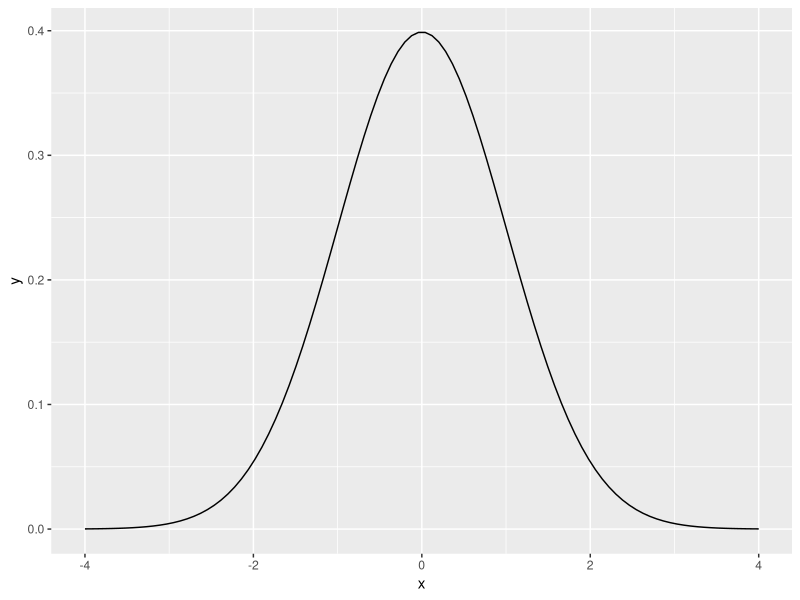
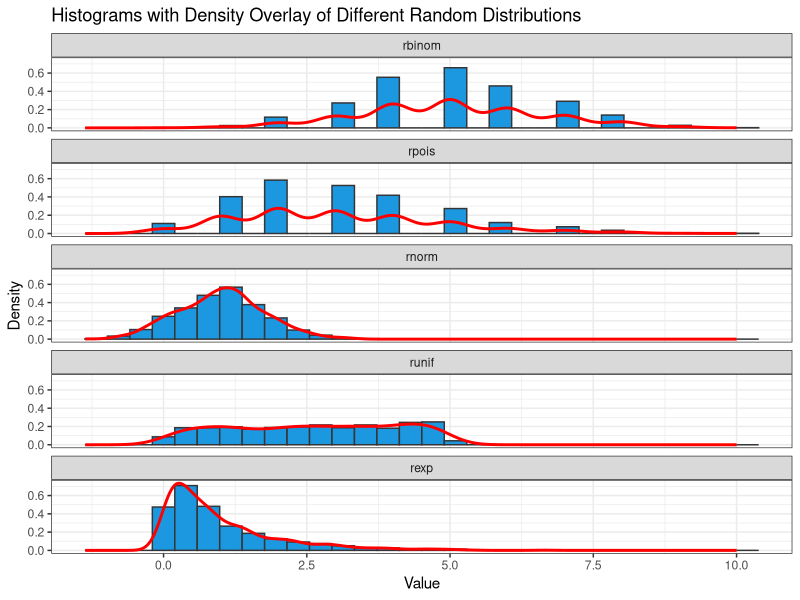

Write R code to recreate these figures, in order.
dbinom(x = 5, size = 10, prob = 0.5) # Probability of 5 successes in 10 trials
pbinom(q = 5, size = 10, prob = 0.5) # Cumulative probability of 5 successes
qbinom(p = 0.7, size = 10, prob = 0.5) # Smallest number of successes with 70%
rbinom(n = 5, size = 10, prob = 0.5) # 5 random success counts from 10 trials

set.seed(342845) # Set random seed
rbinom(n = 10, size = 1, prob = 0.5) # Create dummy variable


rpois(n = 10, lambda = 3) # Random values from poisson distribution

rnorm(n = 15) # Random values from normal distribution

pnorm(q = 1.96, mean = 0, sd = 1) # Cumulative probability up to 1.96

library(tidyverse)

x <- seq(-4, 4, length = 100) # Generate points from normal distribution
y <- dnorm(x, mean = 0, sd = 1)
my_dnorm <- tibble(x, y)

ggplot(my_dnorm, aes(x = x, y = y)) + # Draw normal distribution
  geom_line()


my_rdata <- tibble(
  x = c(
    rbinom(n = 1000, size = 10, prob = 0.5), # Random data
    rpois(n = 1000, lambda = 3),
    rnorm(n = 1000, mean = 1, sd = 0.75),
    runif(n = 1000, min = 0, max = 5),
    rexp(n = 1000)
  ),
  dist = c(
    rep("rbinom", 1000),
    rep("rpois", 1000),
    rep("rnorm", 1000),
    rep("runif", 1000),
    rep("rexp", 1000)
  )
)
my_rdata <- my_rdata |>
  mutate(
    dist = factor(dist, levels = c("rbinom", "rpois", "rnorm", "runif", "rexp"))
  )


ggplot(my_rdata, aes(x = x)) + # Draw grid of distributions
  geom_histogram(
    aes(y = after_stat(density)),
    bins = 30,
    fill = "#1b98e0",
    col = "#353436"
  ) +
  geom_density(color = "red", linewidth = 1) +
  facet_wrap(~dist, ncol = 1) +
  labs(
    title = "Histograms with Density Overlay of Different Random Distributions",
    x = "Value",
    y = "Density"
  ) +
  theme_bw()

## shapiro test provides test for normality. H0- data is normal distribution. H1- it is otherwise
## p-value <= 0.05 , data is not normal distributed
##
##

shapiro.test(my_rdata$x[my_rdata$dist == "rnorm"]) |> broom::tidy() # Shapiro-Wilk normality test

# # A tibble: 1 × 3
# statistic p.value method
# <dbl>   <dbl> <chr>
#     1     0.998   0.232 Shapiro-Wilk normality test

my_rdata |>
  group_by(dist) |>
  nest() |>
  mutate(shapiro = map(data, ~ broom::tidy(shapiro.test(.x$x)))) |>
  unnest(shapiro)

# dist   data                 shapiro$statistic $p.value
# <fct>  <list>                           <dbl>    <dbl>
# rbinom <tibble [1,000 × 1]>             0.966 1.62e-14
# rpois  <tibble [1,000 × 1]>             0.943 4.30e-19
# rnorm  <tibble [1,000 × 1]>             0.998 2.32e- 1
# runif  <tibble [1,000 × 1]>             0.953 1.92e-17
# rexp   <tibble [1,000 × 1]>             0.856 3.19e-29
